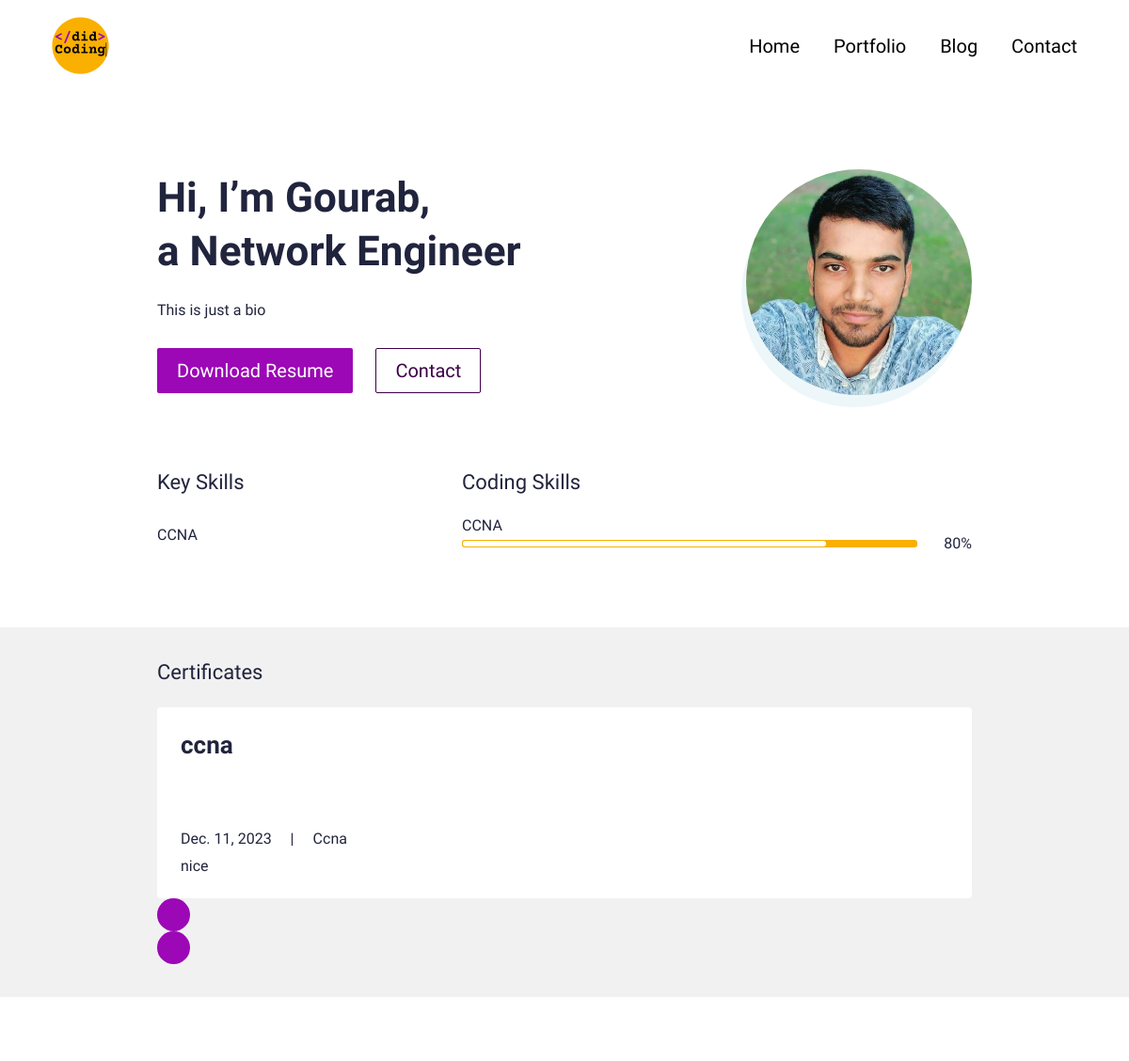
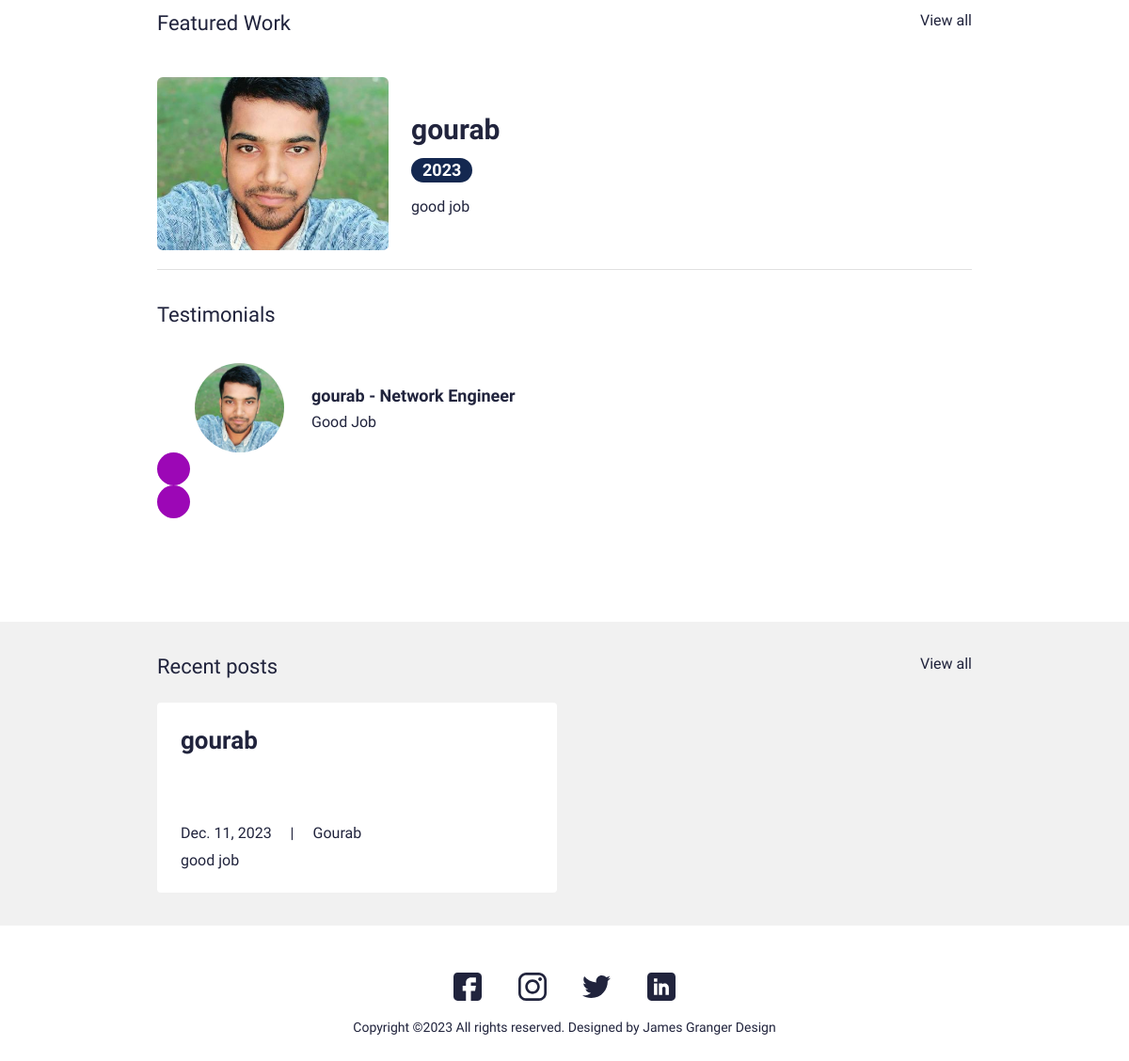
The page / on the database its author committed (2 pictures, top to bottom).
### main/models.py (models this page shows, shortened)
class UserProfile(models.Model):
    class Meta:
        verbose_name_plural = 'User Profiles'
        verbose_name = 'User Profile'
    user = models.OneToOneField(User, on_delete=models.CASCADE)
    avatar = models.ImageField(blank=True, null=True, upload_to="avatar")
    title = models.CharField(max_length=200, blank=True, null=True)
    bio = models.TextField(blank=True, null=True)
    skills = models.ManyToManyField(Skill, blank=True)
    cv = models.FileField(blank=True, null=True, upload_to="cv")

class Skill(models.Model):
    class Meta:
        verbose_name_plural = 'Skills'
        verbose_name = 'Skill'
    name = models.CharField(max_length=20, blank=True, null=True)
    score = models.IntegerField(default=80, blank=True, null=True)
    image = models.FileField(blank=True, null=True, upload_to="skills")
    is_key_skill = models.BooleanField(default=False)

class Certificate(models.Model):
    class Meta:
        verbose_name_plural = 'Certificates'
        verbose_name = 'Certificate'
    date = models.DateTimeField(blank=True, null=True)
    name = models.CharField(max_length=50, blank=True, null=True)
    title = models.CharField(max_length=200, blank=True, null=True)
    description = models.CharField(max_length=500, blank=True, null=True)
    is_active = models.BooleanField(default=True)

class Portfolio(models.Model):
    class Meta:
        verbose_name_plural = 'Portfolio Profiles'
        verbose_name = 'Portfolio'
        ordering = ["name"]
    date = models.DateTimeField(blank=True, null=True)
    name = models.CharField(max_length=200, blank=True, null=True)
    description = models.CharField(max_length=500, blank=True, null=True)
    body = RichTextField(blank=True, null=True)
    image = models.ImageField(blank=True, null=True, upload_to="portfolio")
    slug = models.SlugField(null=True, blank=True)
    is_active = models.BooleanField(default=True)

class Testimonial(models.Model):
    class Meta:
        verbose_name_plural = 'Testimonials'
        verbose_name = 'Testimonial'
        ordering = ["name"]
    thumbnail = models.ImageField(blank=True, null=True, upload_to="testimonials")
    name = models.CharField(max_length=200, blank=True, null=True)
    role = models.CharField(max_length=200, blank=True, null=True)
    quote = models.CharField(max_length=500, blank=True, null=True)
    is_active = models.BooleanField(default=True)

class Blog(models.Model):
    class Meta:
        verbose_name_plural = 'Blog Profiles'
        verbose_name = 'Blog'
        ordering = ["timestamp"]
    timestamp = models.DateTimeField(auto_now_add=True)
    author = models.CharField(max_length=200, blank=True, null=True)
    name = models.CharField(max_length=200, blank=True, null=True)
    description = models.CharField(max_length=500, blank=True, null=True)
    body = RichTextField(blank=True, null=True)
    slug = models.SlugField(null=True, blank=True)
    image = models.ImageField(blank=True, null=True, upload_to="blog")
    is_active = models.BooleanField(default=True)

### main/views.py (the view)
# urls.py: path('',views.IndexView.as_view(), name="home"),
class IndexView(generic.TemplateView):
	template_name = "main/index.html"
	def get_context_data(self, **kwargs):
		context = super().get_context_data(**kwargs)
		testimonials = Testimonial.objects.filter(is_active=True)
		certificates = Certificate.objects.filter(is_active=True)
		blogs = Blog.objects.filter(is_active=True)
		portfolio = Portfolio.objects.filter(is_active=True)
		context["testimonials"] = testimonials
		context["certificates"] = certificates
		context["blogs"] = blogs
		context["portfolio"] = portfolio
		return context

### resume/context_processors.py (called while the page is built)
def project_context(request):
	context = {
		'me': User.objects.first(),
	}
	return context

### main/templates/main/index.html (shortened to what this page needs)
{% extends 'main/base.html' %}
{% load static %}
{% block content %}
<section>
  <div class="bannerSection">
    <div class="container">
      <div class="row g-4 g-md-3  align-items-center">
        <div class="col-md-auto order-md-last">
          <div class="bannerUserImg">
            <img src="{{me.userprofile.avatar.url}}" alt="{{me.first_name|title}} {{me.last_name|title}} avatar">
          </div>
        </div>
        <div class="col-md">
          <div class="bannerContent">
            <h1 class="xlTitle pb-3">Hi, I’m {{me.first_name|title}}, <br> a {{me.userprofile.title}} </br></h1>
            <p>{{me.userprofile.bio}}</p>
            <div class="bannerBtnCol">
              <div class="row">
                <div class="col-auto">
                  <a download href="{{me.userprofile.cv.url}}" class="btn btnPrimary">Download Resume</a>
                </div>
                <div class="col-auto">
                  <a href="{% url 'main:contact' %}" class="btn btnOutline">Contact</a>
                </div>
              </div>
            </div>
          </div>
        </div>
      </div>
    </div>
  </div>
</section>
<section>
  <div class="sectionSpace pt-0">
    <div class="container">
      <div class="row">
        <div class="col-md-auto">
          <div class="keySkillCol">
            <h4 class="smTitle pb-3">Key Skills</h4>
            {% for sk in me.userprofile.skills.all %}
            {% if sk.is_key_skill %}
            <div class="keySkillCard">
              <span class="ksText">{{sk.name}}</span>
            </div>
            {% endif %}
            {% endfor %}
          </div>
        </div>
        <div class="col-md">
          <h4 class="smTitle pb-3">Coding Skills</h4>
          <div class="progressCol">
            <div class="progressCard">
              {% for sk in me.userprofile.skills.all %}
              {% if sk.is_key_skill %}
              <div class="progressCol">
                <span class="progressLbl">{{sk.name}}</span>
                <div class="row g-2 align-items-center">
                  <div class="col">
                    <div class="progress progressStyle">
                      <div class="progress-bar" role="progressbar" style="width: {{sk.score}}%" aria-valuenow="{{sk.score}}" aria-valuemin="0" aria-valuemax="100"></div>
                    </div>
                  </div>
                  <div class="col-auto">
                    <span class="pLbl">{{sk.score}}%</span>
                  </div>
                </div>
              </div>
              {% endif %}
              {% endfor %}
            </div>
          </div>
        </div>
      </div>
    </div>
  </div>
</section>
<section>
  <div class="sectionSpaceSm lightBg">
    <div class="container">
      <div class="row pb-3">
        <div class="col">
          <h4 class="smText regular">Certificates</h4>
        </div>
      </div>
      <div class="sliderOuter">
        <div class="swiper certificatesSlider">
          <div class="swiper-wrapper">
            {% for c in certificates %}
            {% if c.is_active %}
            <div class="swiper-slide">
              <div class="cardStyle1">
                <h4 class="mdTitle cs1Title">
                  <a href="javascript:void(0)">{{c.title}}</a>
                </h4>
                <ul class="cardOptionCol">
                  <li>{{c.date.date}}</li>
                  <li>{{c.name|title}}</li>
                </ul>
                <p>{{c.description}}</p>
              </div>
            </div>
            {% endif %}
            {% endfor %}
          </div>
        </div>
        <div class="cert-swiper-button-next swiper-button-next swiperBtnStyle"></div>
        <div class="cert-swiper-button-prev swiper-button-prev swiperBtnStyle"></div>
      </div>
    </div>
  </div>
</section>
<section>
  <div class="sectionSpace">
    <div class="container">
      <div class="portfolioCol">
        <div class="row pb-3">
          <div class="col">
            <h4 class="smText regular">Featured Work</h4>
          </div>
          <div class="col-auto">
            <a href="{% url 'main:portfolios' %}" class="simpleLink">View all</a>
          </div>
        </div>
        {% for p in portfolio %}
        {% if p.is_active %}
        <div class="portfolioCard">
          <div class="row g-4 align-items-center">
            <div class="col-md-auto">
              <div class="portfolioImgCol">
                <a href="{% url 'main:portfolio' slug=p.slug %}"><img src="{{p.image.url}}" alt="..."></a>
              </div>
            </div>
            <div class="col-md">
              <div class="portfolioContentCol">
                <h4 class="lgTitle"><a href="{% url 'main:portfolio' slug=p.slug %}">{{p.name}}</a></h4>
                <ul class="portfolioOption">
                  <li><span class="dateLbl">{{p.date.year}}</span></li>
                </ul>
                <p>{{p.description}}</p>
              </div>
            </div>
          </div>
        </div>
        {% endif %}
        {% endfor %}
      </div>
      <div class="testimonialCol">
        <h4 class="smText regular d-block">Testimonials</h4>
        <div class="testimonialSlider">
          <div class="swiper testimonialSwiper">
            <div class="swiper-wrapper">
              {% for t in testimonials %}
              {% if t.is_active %}
              <div class="swiper-slide">
                <div class="testimonialCard">
                  <div class="row align-items-center">
                    <div class="col-sm-auto">
                      <div class="tImgCol">
                        <img src="{{t.thumbnail.url}}" alt="...">
                      </div>
                    </div>
                    <div class="col-sm">
                      <div class="tContentCol">
                        <h4 class="xsTitle bold">{{t.name}} - {{t.role}}</h4>
                        <p>{{t.quote}}</p>
                      </div>
                    </div>
                  </div>
                </div>
              </div>
              {% endif %}
              {% endfor %}
            </div>
            <div class="test-swiper-button-next swiper-button-next swiperBtnStyle"></div>
            <div class="test-swiper-button-prev swiper-button-prev swiperBtnStyle"></div>
          </div>
        </div>
      </div>
    </div>
  </div>
</section>
<section>
  <div class="sectionSpaceSm lightBg">
    <div class="container">
      <div class="row pb-3">
        <div class="col">
          <h4 class="smText regular">Recent posts</h4>
        </div>
        <div class="col-auto">
          <a href="{% url 'main:blogs' %}" class="simpleLink">View all</a>
        </div>
      </div>
      <div class="row g-3">
      {% for b in blogs %}
      {% if b.is_active %}
        <div class="col-lg-6">
          <div class="cardStyle1">
            <h4 class="mdTitle cs1Title"><a href="{% url 'main:blog' slug=b.slug %}">{{b.name}}</a></h4>
            <ul class="cardOptionCol">
              <li>{{b.timestamp.date}}</li>
              <li>{{b.author}}</li>
            </ul>
            <p>{{b.description}}</p>
          </div>
        </div>
        {% endif %}
        {% endfor %}
      </div>
    </div>
  </div>
</section>
{% endblock %}

### main/templates/main/base.html (shortened to what this page needs)
{% load static %}
<!doctype html>
<html lang="en">
  <head>
    <link href="{% static 'css/bootstrap.min.css' %}" rel="stylesheet">
    <link rel="stylesheet" href="https://unpkg.com/swiper@7.0.5/swiper-bundle.min.css">
    <link href="{% static 'css/style.css' %}" rel="stylesheet">
  </head>
  <body>
    {% include 'main/partials/nav.html' %}
    {% block content %}
    {% endblock %}
    {% include 'main/partials/footer.html' %}
  </body>
</html>

### main/templates/main/partials/nav.html (shortened to what this page needs)
{% load static %}
<header>
    <div class="headerCol">
    <div class="container-fluid">
        <div class="row align-items-center">
        <div class="col-auto">
            <div class="logoCol"><a href="{% url 'main:home' %}"><img src="{% static 'images/logo.png' %}" alt="..."></a></div>
        </div>
        <div class="col">
            <div class="navCollapseCol">
            <div class="navCol">
                <ul>
                <li><a href="{%url 'main:home'%}">Home</a></li>
                <li><a href="{%url 'main:portfolios' %}">Portfolio</a></li>
                <li><a href="{% url 'main:blogs' %}">Blog</a></li>
                <li><a href="{%url 'main:contact'%}">Contact</a></li>
                </ul>
            </div>
            </div>
        </div>
        </div>
    </div>
    </div>
</header>

### main/templates/main/partials/footer.html
{% load static %}
<footer>
    <div class="footerCol">
    <div class="container">
        <ul class="socialCol">
        <li><a href="javascript:void(0)"><img src="{% static 'images/fb.svg' %}" alt="..."></a></li>
        <li><a href="javascript:void(0)"><img src="{% static 'images/insta.svg' %}" alt="..."></a></li>
        <li><a href="javascript:void(0)"><img src="{% static 'images/twitter.svg' %}" alt="..."></a></li>
        <li><a href="javascript:void(0)"><img src="{% static 'images/linkedin.svg' %}" alt="..."></a></li>
        </ul>
        <div class="copyrightCol">
        <p>Copyright ©{% now 'Y' %} All rights reserved. Designed by <a href="https://jamesgrangerdesign.co.uk/" target="_blank">James Granger Design</a></p>
        </div>
    </div>
    </div>
</footer>

### rows shown on the page
Skill: name "CCNA", score "80"
Certificate: title "ccna", date "Dec. 11, 2023", name "Ccna", description "nice"
Portfolio: image (picture), name "gourab", date.year "2023", description "good job"
Testimonial: thumbnail (picture), name "gourab", role "Network Engineer", quote "Good Job"
Blog: name "gourab", timestamp "Dec. 11, 2023", author "Gourab", description "good job"

### other values the page prints
{{ me.first_name|title }} "Gourab"
{{ me.userprofile.title }} "Network Engineer"
{{ me.userprofile.bio }} "This is just a bio"
